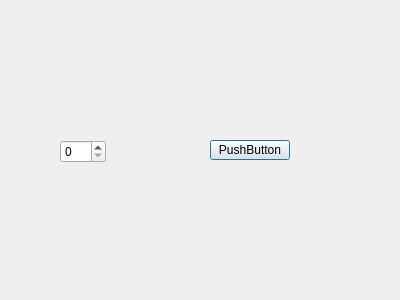
<?xml version="1.0" encoding="UTF-8"?>
<ui version="4.0">
 <class>MyDialog</class>
 <widget class="QDialog" name="MyDialog">
  <property name="geometry">
   <rect>
    <x>0</x>
    <y>0</y>
    <width>400</width>
    <height>300</height>
   </rect>
  </property>
  <property name="windowTitle">
   <string>Dialog</string>
  </property>
  <widget class="QSpinBox" name="spinBox">
   <property name="geometry">
    <rect>
     <x>60</x>
     <y>140</y>
     <width>46</width>
     <height>23</height>
    </rect>
   </property>
  </widget>
  <widget class="QPushButton" name="pushButton">
   <property name="geometry">
    <rect>
     <x>210</x>
     <y>140</y>
     <width>80</width>
     <height>20</height>
    </rect>
   </property>
   <property name="text">
    <string>PushButton</string>
   </property>
  </widget>
 </widget>
 <resources/>
 <connections/>
</ui>
